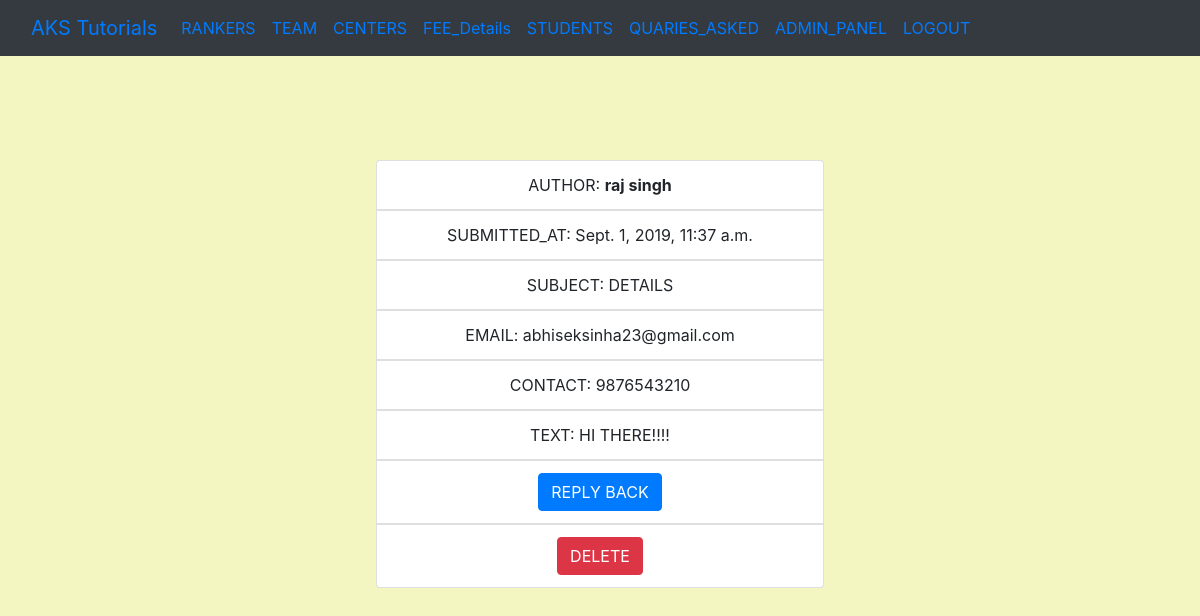
/q/1 (signed in), run on the app's committed database.
### cooperate/models.py (models this page shows, shortened)
class quaries(models.Model):
    author = models.CharField(max_length=200)
    subject = models.CharField(max_length=400)
    email = models.EmailField()
    contact = models.PositiveIntegerField()
    text = models.TextField()
    created_data = models.DateTimeField(default = timezone.now)

### cooperate/views.py (the view)
# urls.py: re_path(r'^q/(?P<pk>\d+)$', views.quariesdetailview.as_view(), name='quaries_detail'),
class  quariesdetailview(DetailView):
    model = quaries

### cooperate/templates/cooperate/quaries_detail.html (shortened to what this page needs)
{% extends "cooperate/base.html" %}
{% block content %}
<div class="container-fluid" style="text-align:center; padding-top:10rem;">
  <div class="container">
{% if user.is_authenticated %}
<li class="list-group-item" style="text-align:center; width:28rem; margin:auto">AUTHOR: <strong> {{ quaries.author }}</strong></li>
<li class="list-group-item" style="text-align:center; width:28rem; margin:auto">SUBMITTED_AT: {{ quaries.created_data }}</li>
<li class="list-group-item" style="text-align:center; width:28rem; margin:auto">SUBJECT: {{ quaries.subject }}</li>
<li class="list-group-item" style="text-align:center; width:28rem; margin:auto">EMAIL: {{ quaries.email }}</li>
<li class="list-group-item" style="text-align:center; width:28rem; margin:auto">CONTACT: {{ quaries.contact }}</li>
<li class="list-group-item" style="text-align:center; width:28rem; margin:auto">TEXT: {{ quaries.text}}</li>
<li class="list-group-item" style="text-align:center; width:28rem; margin:auto;"><button class="btn btn-primary"><a href="mailto:{{ quaries.email }}" style=" color:white;">REPLY BACK</a></button></li>
<li class="list-group-item" style="text-align:center; width:28rem; margin:auto">
<button class="btn btn-danger"><a href="{% url 'cooperate:quaries_delete' pk=quaries.pk %}" style=" color:white;">DELETE</a></button></li>
{% endif %}
</div>
</div>
<br><Br>
{% endblock %}

### cooperate/templates/cooperate/base.html (style rules this page uses)
a { color:white; }

### data on the page
quaries: author "raj singh", created_data "Sept. 1, 2019, 11:37 a.m.", subject "DETAILS", email "abhiseksinha23@gmail.com", contact "9876543210", text "HI THERE!!!!"
